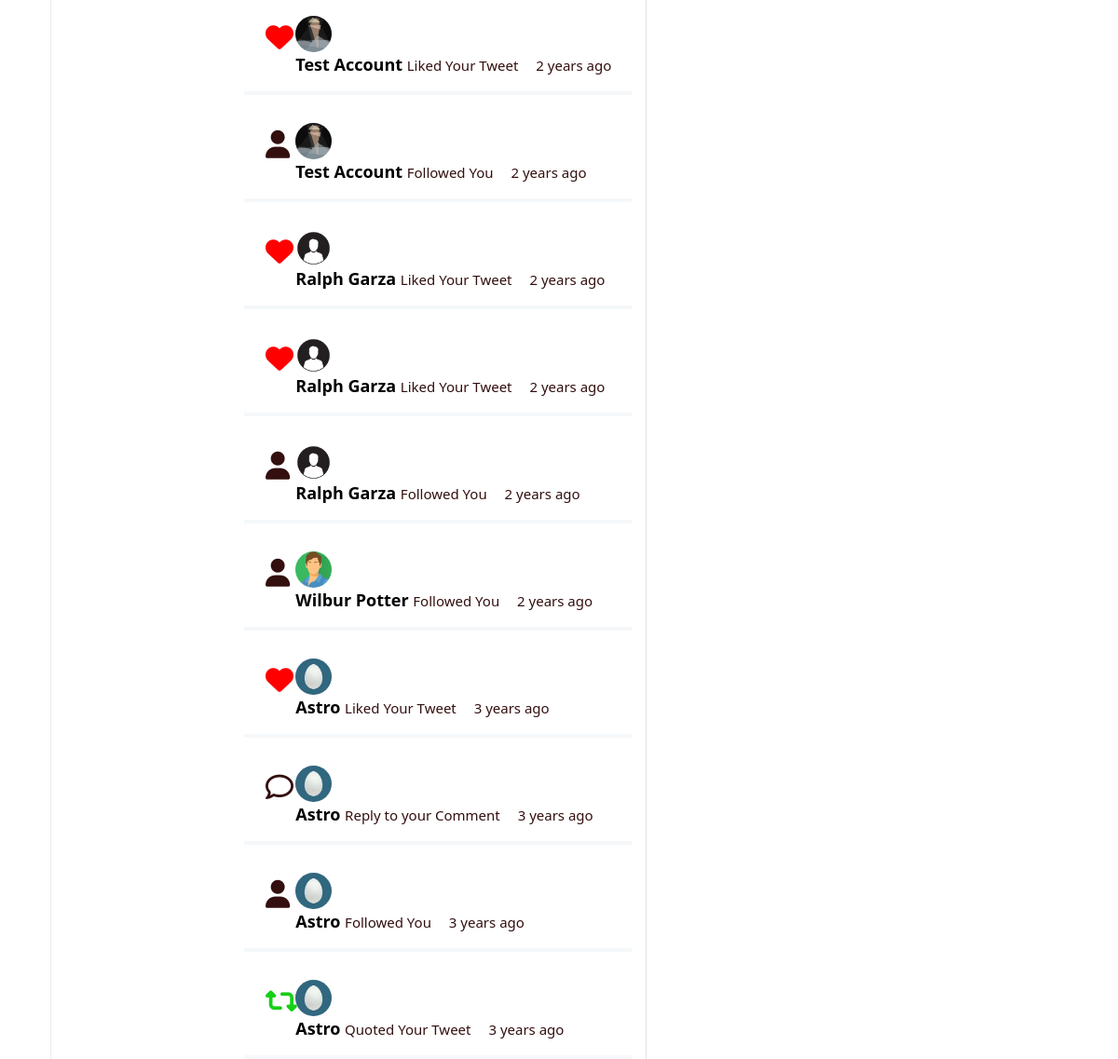
/notification.php (signed in, lower part), run on an earlier commit of the app's database.
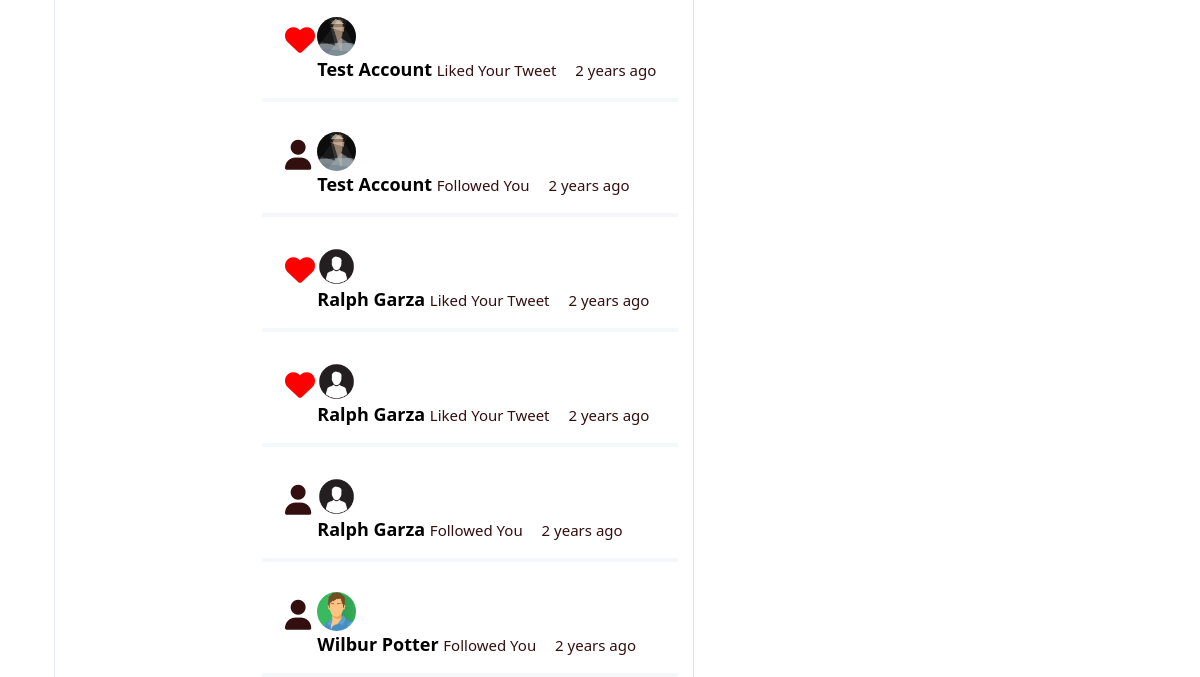
And on a later commit of the database.
### tables this page shows
CREATE TABLE `notifications` (
  `id` int(11) NOT NULL,
  `notify_for` int(11) NOT NULL,
  `notify_from` int(11) NOT NULL,
  `target` int(11) NOT NULL,
  `type` enum('follow','like','retweet','qoute','comment','reply','mention') NOT NULL,
  `time` datetime NOT NULL,
  `count` int(11) NOT NULL,
  `status` int(11) NOT NULL
);

CREATE TABLE `users` (
  `id` int(11) NOT NULL,
  `username` varchar(40) NOT NULL,
  `email` varchar(255) NOT NULL,
  `password` varchar(32) NOT NULL,
  `name` varchar(40) NOT NULL,
  `img` varchar(255) NOT NULL DEFAULT 'default.jpg',
  `imgCover` varchar(255) NOT NULL DEFAULT 'cover.png',
  `bio` varchar(140) NOT NULL DEFAULT '',
  `location` varchar(255) NOT NULL DEFAULT '',
  `website` varchar(255) NOT NULL DEFAULT ''
);

### core/classes/connection.php (called while the page is built, shortened)
<?php
class Connect {
    protected static $servername = "localhost";
    protected static $db_name="tweetphp";
    protected static $username = "root";
    protected static $password = "";
    public static function connect() {
         $servername =self::$servername;
         $db_name = self::$db_name;
        try {
            $conn = new PDO("mysql:host=$servername;dbname=$db_name", self::$username, self::$password);
            $conn->setAttribute(PDO::ATTR_ERRMODE, PDO::ERRMODE_EXCEPTION);
            } catch(PDOException $e) {
            echo "Connection failed: " . $e->getMessage();
            }
            return $conn;
    }
}

### core/classes/User.php (called while the page is built, shortened)
<?php
class User extends Connect {
      public static function getData($id) {
        $stmt = self::connect()->prepare("SELECT * from `users` WHERE `id` = :id");
        $stmt->bindParam(":id" , $id , PDO::PARAM_STR);
        $stmt->execute();
       return $stmt->fetch(PDO::FETCH_OBJ);
      }
          public static function notification($user_id){
            $stmt = self::connect()->prepare("SELECT * FROM `notifications`
            WHERE notify_for = :user_id ORDER BY time DESC");
            $stmt->bindParam(":user_id" , $user_id , PDO::PARAM_STR);
            $stmt->execute();
            return $stmt->fetchAll(PDO::FETCH_OBJ);
          }
}

### core/classes/Tweet.php (called while the page is built, shortened)
<?php
class Tweet extends User {
        public static function getTimeAgo($timestamp){
            $time_ago        = strtotime($timestamp);
            $current_time = strtotime(date("Y-m-d H:i:s"));
            $time_difference = $current_time - $time_ago;
            $seconds         = $time_difference;
            $minutes = round($seconds / 60);
            $hours   = round($seconds / 3600);
            $days    = round($seconds / 86400);
            $weeks   = round($seconds / 604800);
            $months  = round($seconds / 2629440);
            $years   = round($seconds / 31553280);
            if ($seconds <= 60){
            return "just now";
            } else if ($minutes <= 60){
            if ($minutes == 1){
                return "one minute ago";
            } else {
                return "$minutes minutes ago";
            }
            } else if ($hours <= 24){
            if ($hours == 1){
                return "an hour ago";
            } else {
                return "$hours hrs ago";
            }
            } else if ($days <= 7){
            if ($days == 1){
                return "yesterday";
            } else {
                return "$days days ago";
            }
            } else if ($weeks <= 4.3){
            if ($weeks == 1){
                return "a week ago";
            } else {
                return "$weeks weeks ago";
            }
            } else if ($months <= 12){
            if ($months == 1){
                return "a month ago";
            } else {
                return "$months months ago";
            }
            } else {
            if ($years == 1){
                return "one year ago";
            } else {
                return "$years years ago";
            }
            }
        }
}

### notification.php (the view, shortened to what this page needs)
<?php
        $user_id = $_SESSION['user_id'];
        $notofication = User::notification($user_id);
?>
<!DOCTYPE html>
<html lang="en">
<head>
    <link rel="stylesheet" href="assets/css/bootstrap.min.css">
    <link rel="stylesheet" href="assets/css/all.min.css">
    <link rel="stylesheet" href="assets/css/profile_style.css?v=<?php echo time(); ?>">
</head>
<body>
    <div id="mine">
    <div class="wrapper-left">
        <div class="sidebar-left">
        </div>
      </div>
      <div class="grid-posts">
        <div class="border-right">
          <div class="box-home feed">
                 <div class="container mt-5">
                     <?php foreach($notofication as $notify) {
                         $user = User::getData($notify->notify_from);
                         $timeAgo = Tweet::getTimeAgo($notify->time);
                         ?>
                     <?php if ($notify->type == 'like') {
                        $icon = "<i style='color: red;font-size:30px;' class='fa-heart  fas ml-2'></i>";
                        $msg = "Liked Your Tweet";
                        } else if ($notify->type == 'retweet') {
                            $icon = "<i style='font-size:30px;color: rgb(22, 207, 22);'  class='fas fa-retweet ml-2'></i>";
                            $msg = "Retweeted Your Tweet";
                        } else if ($notify->type == 'qoute') {
                            $icon = "<i style='font-size:30px;color: rgb(22, 207, 22);'  class='fas fa-retweet ml-2'></i>";
                            $msg = "Quoted Your Tweet";
                        } else if ($notify->type == 'comment') {
                            $icon = "<i style='font-size:30px;' class='far fa-comment ml-2'></i>";
                            $msg = "Comment to your Tweet";
                        } else if ($notify->type == 'reply') {
                            $icon = "<i style='font-size:30px;' class='far fa-comment ml-2'></i>";
                            $msg = "Reply to your Comment";
                        } else if ($notify->type == 'follow') {
                            $icon = "<i style='font-size:30px;' class='fas fa-user ml-2'></i>";
                            $msg = "Followed You";
                        } else if ($notify->type == 'mention') {
                          $icon = "<i style='font-size:30px;' class='fas fa-user ml-2'></i>";
                          $msg = "Mention you in Tweet";
                        }?>
                     <div style="position: relative; border-bottom:4px solid #F5F8FA;" class="box-tweet py-3 ">
                        <a href="
                        <?php if ($notify->type == 'follow'){
                            echo $user->username;
                        } else { ?>
                            status/<?php echo $notify->target; ?>
                        <?php } ?>  ">
                        <span style="position:absolute; width:100%; height:100%; top:0;left: 0; z-index: 1;"></span>
                        </a>
                            <div class="grid-tweet">
                                <div class="icon mt-2">
                                    <?php echo $icon; ?>
                                </div>
                                <div class="notify-user">
                                    <p>
                                    <a style="position: relative; z-index:1000;" href="<?php echo $user->username;  ?>">
                                        <img class="img-user" src="assets/images/users/<?php echo $user->img ?>" alt="">
                                    </a>
                                    </p>
                                    <p> <a style="font-weight: 700;
                                    font-size:18px;
                                    position: relative; z-index:1000;" href="<?php echo $user->username; ?>">
                                    <?php echo $user->name; ?> </a> <?php echo $msg; ?>
                                    <span style="font-weight: 500;" class="ml-3">
                                      <?php echo $timeAgo; ?>
                                    </span>
                                  </p>
                                </div>
                            </div>
                        </div>
                     <?php  } ?>
                 </div>
        </div>
        </div>
        <div class="wrapper-right">
        </div>
      </div> </div>
</body>
</html>

### assets/css/profile_style.css (style rules this page uses)
:root { --color-twitter-light-blue: rgb(234, 245, 252); --color-twitter-blue: rgb(72, 161, 235); --color-twitter-bg: rgb(231, 236, 239); --color-twitter-light-gray: rgb(245, 248, 250); --color-twitter-mid-gray: rgb(206, 214, 220); --color-twitter-dark-gray: rgb(102, 117, 130); --color-font-main: rgb(0, 0, 0); --color-font-secondary: #14171a; --color-nav-border: rgba(0, 0, 0, 0.25); }
* { margin: 0 ; padding: 0; box-sizing: border-box; list-style: none; text-decoration: none; }
body { font-family: system-ui, -apple-system, BlinkMacSystemFont, "Segoe UI", Roboto, Ubuntu, "Helvetica Neue", sans-serif; background-color: #ffffff; color: rgb(51, 15, 15); }
#mine .wrapper-left { display: flex !important; position: relative !important; }
#mine .wrapper-left .sidebar-left { position: fixed !important; width: 276px !important; height: 100%; background-color: #ffffff !important; font-size: 19px !important; border-right: 0.5px solid #e6ecf0 !important; margin-left: 40px !important; }
#mine p { margin: 0 ; }
#mine .img-user { height: 39px; width: 39px; border-radius: 50px; }
#mine .grid-posts { display: grid; grid-template-columns: 64.8% auto; background-color: rgb(255, 255, 255); margin-left: 7%; }
#mine .border-right { border-right: 0.5px solid #e6ecf0; }
#mine .box-home { margin-left: 22%; transition: 0.5s; }
.wrapper-right { position: fixed !important; right: 0; height: 100%; width: 33% !important; }
#mine .box-tweet { margin-top: 15px; transition: 0.5s; cursor: pointer; }
#mine .grid-tweet { display: grid; grid-template-columns: 10% 90%; margin-left: 15px; margin-right: 2px; }
@media only screen and (max-width: 1200px) and (min-width: 801px) { html { font-size: 15px; } }
@media only screen and (max-width: 1200px) and (min-width: 801px) { .wrapper-right { width: 42% !important; } }
@media only screen and (max-width: 1200px) and (min-width: 801px) { #mine .wrapper-left .sidebar-left { position: fixed !important; width: 40px !important; height: 100%; background-color: #ffffff !important; font-size: 19px !important; border-right: 0.5px solid #e6ecf0 !important; margin-left: 15px !important; } }
@media only screen and (max-width: 1200px) and (min-width: 801px) { #mine .grid-posts { display: grid; grid-template-columns: 57% auto; background-color: rgb(255, 255, 255); margin-left: 2%; } }
@media only screen and (max-width: 1200px) and (min-width: 801px) { #mine .border-right { border-right: 0.5px solid #e6ecf0; } }
@media only screen and (max-width: 1200px) and (min-width: 801px) { #mine .box-tweet { margin-top: 15px; margin-left: 8%; transition: 0.5s; cursor: pointer; } }

### notification.php (style rules this page uses)
.container { padding-left: 55px; }

What changed in the data, as far as the page shows it:
removed notifications: notify_from.img (picture), notify_from.name "Astro", type "Liked Your Tweet", time "3 years ago"
removed notifications: notify_from.img (picture), notify_from.name "Astro", type "Reply to your Comment", time "3 years ago"
removed notifications: notify_from.img (picture), notify_from.name "Astro", type "Followed You", time "3 years ago"
removed notifications: notify_from.img (picture), notify_from.name "Astro", type "Quoted Your Tweet", time "3 years ago"
